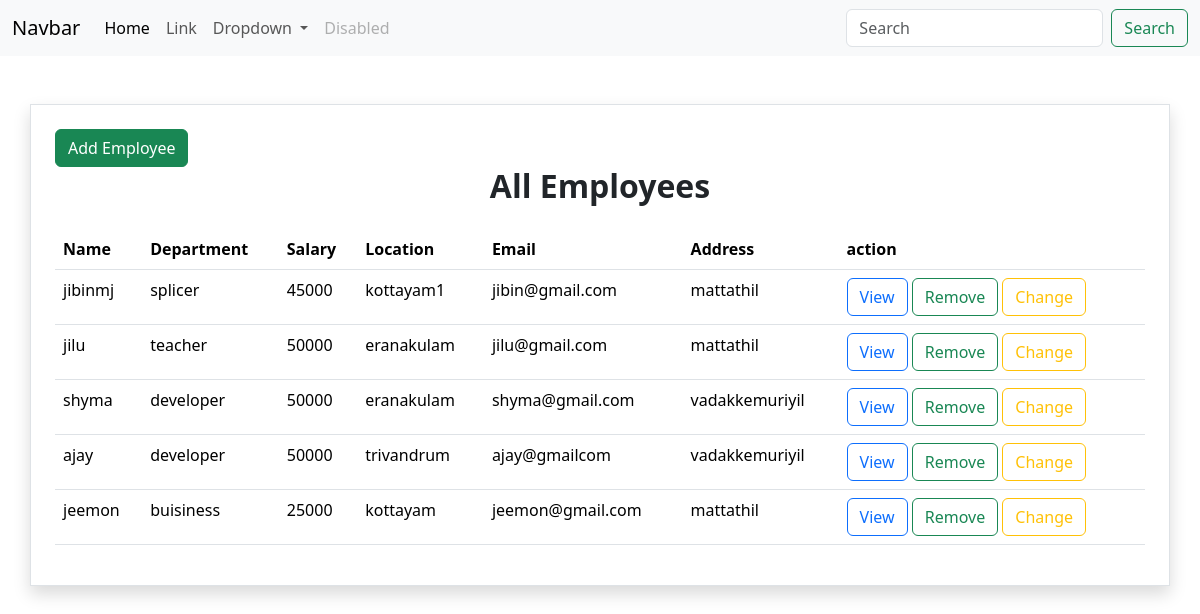
Screenshot of /employee/list/ with the database file from the repository.
### myapp/models.py (models this page shows, shortened)
class Employee(models.Model):
    name=models.CharField(max_length=200)
    department=models.CharField(max_length=200)
    salary=models.PositiveBigIntegerField()
    location=models.CharField(max_length=200)
    email=models.CharField(max_length=200)
    address=models.CharField(max_length=200)

### myapp/views.py (the view)
# urls.py: path("employee/list/",views.EmployeeListView.as_view(),name="employee-list"),
class EmployeeListView(View):
    def get(self,request,*args,**kwargs):
        qs=Employee.objects.all()
        return render(request,"employee_list.html",{"data":qs})

### myapp/templates/employee_list.html (shortened to what this page needs)
{%extends 'base.html'%}
{%block main_block%}
<div class="container p-4 border shadow mt-5">
    <a href="{%url 'employee-create'%}" class="btn btn-success">Add Employee</a>
    <h2 class="text-center mb-4"><strong>All Employees</strong></h2>
    <table class="table">
        <tr>
            <th>Name</th>
            <th>Department</th>
            <th>Salary</th>
            <th>Location</th>
            <th>Email</th>
            <th>Address</th>
            <th>action</th>
        </tr>
        {%for e in data%}
        <tr>
            <td>{{e.name}}</td>
            <td>{{e.department}}</td>
            <td>{{e.salary}}</td>
            <td>{{e.location}}</td>
            <td>{{e.email}}</td>
            <td>{{e.address}}</td>
            <td>
                <a href="{%url 'employee-detail' e.id%}" class="btn btn-outline-primary">View</a>
                <a href="{%url 'employee-delete' e.id%}" class="btn btn-outline-success">Remove</a>
                <a href="{%url 'employee-update' e.id%}" class="btn btn-outline-warning">Change</a>
            </td>
        </tr>
        {%endfor%}
    </table>
</div>
{%endblock%}

### myapp/templates/base.html (shortened to what this page needs)
<!DOCTYPE html>
<html lang="en">
<head>
    <link href="https://cdn.jsdelivr.net/npm/bootstrap@5.3.3/dist/css/bootstrap.min.css" rel="stylesheet">
</head>
<body>
    <nav class="navbar navbar-expand-lg bg-body-tertiary">
        <div class="container-fluid">
          <a class="navbar-brand" href="#">Navbar</a>
          <div class="collapse navbar-collapse" id="navbarSupportedContent">
            <ul class="navbar-nav me-auto mb-2 mb-lg-0">
              <li class="nav-item">
                <a class="nav-link active" aria-current="page" href="#">Home</a>
              </li>
              <li class="nav-item">
                <a class="nav-link" href="#">Link</a>
              </li>
              <li class="nav-item dropdown">
                <a class="nav-link dropdown-toggle" href="#" role="button" data-bs-toggle="dropdown" aria-expanded="false">
                  Dropdown
                </a>
              </li>
              <li class="nav-item">
                <a class="nav-link disabled" aria-disabled="true">Disabled</a>
              </li>
            </ul>
            <form class="d-flex" role="search">
              <input class="form-control me-2" type="search" placeholder="Search" aria-label="Search">
              <button class="btn btn-outline-success" type="submit">Search</button>
            </form>
          </div>
        </div>
      </nav>
      {%block main_block%}
      {%endblock%}
</body>
</html>

### rows the page displays
Employee: name "jibinmj", department "splicer", salary "45000", location "kottayam1", email "jibin@gmail.com", address "mattathil"
Employee: name "jilu", department "teacher", salary "50000", location "eranakulam", email "jilu@gmail.com", address "mattathil"
Employee: name "shyma", department "developer", salary "50000", location "eranakulam", email "shyma@gmail.com", address "vadakkemuriyil"
Employee: name "ajay", department "developer", salary "50000", location "trivandrum", email "ajay@gmailcom", address "vadakkemuriyil"
Employee: name "jeemon", department "buisiness", salary "25000", location "kottayam", email "jeemon@gmail.com", address "mattathil"
